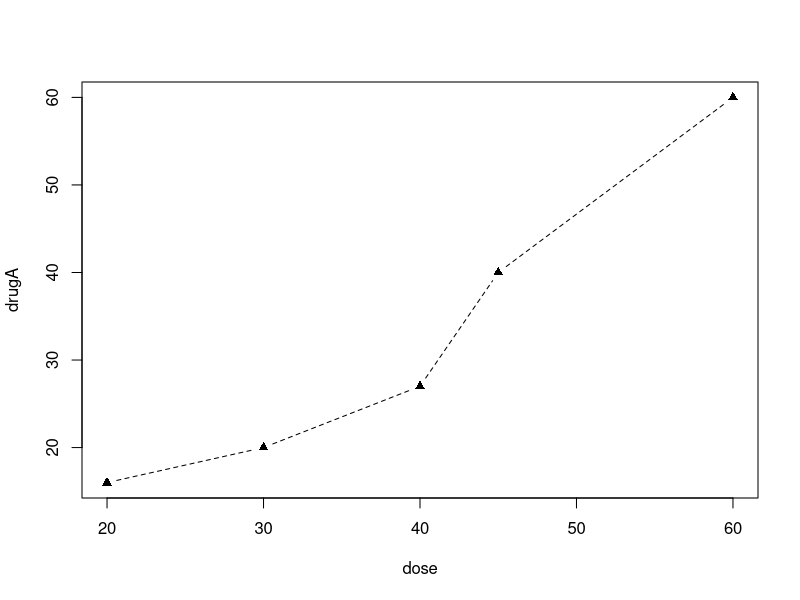
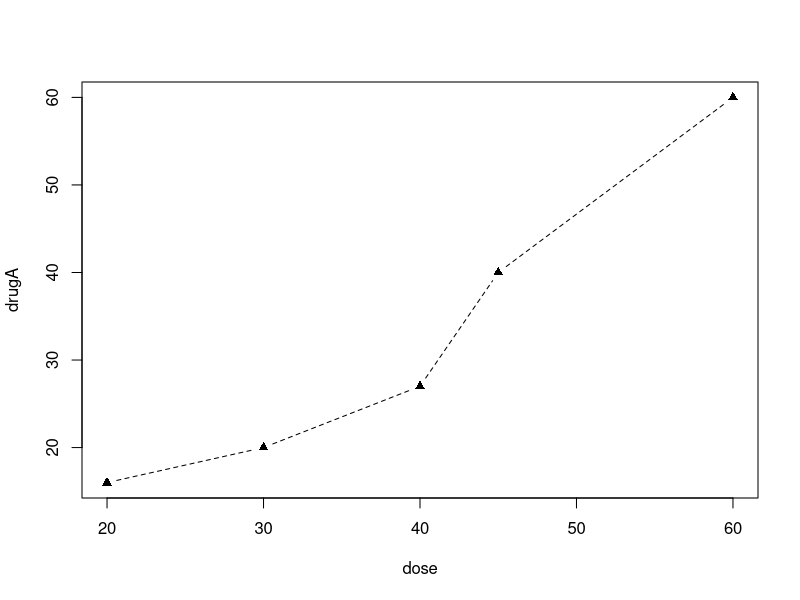
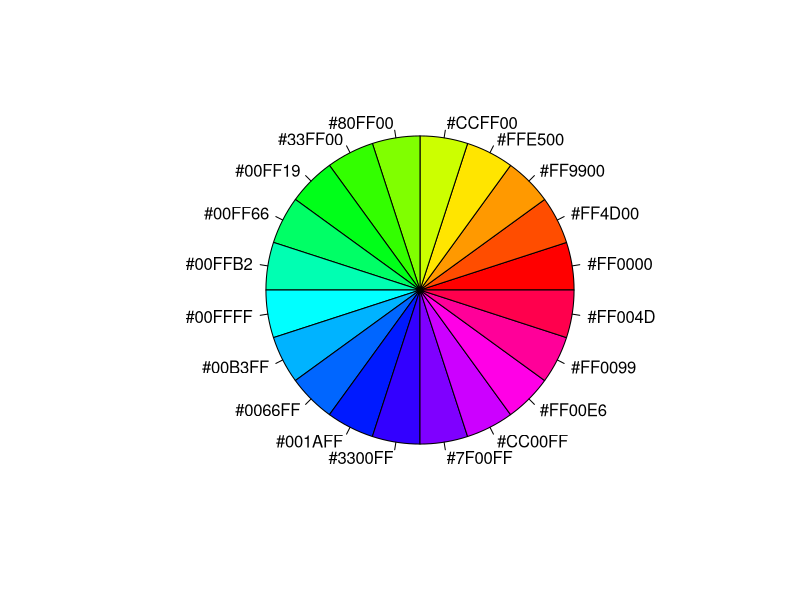
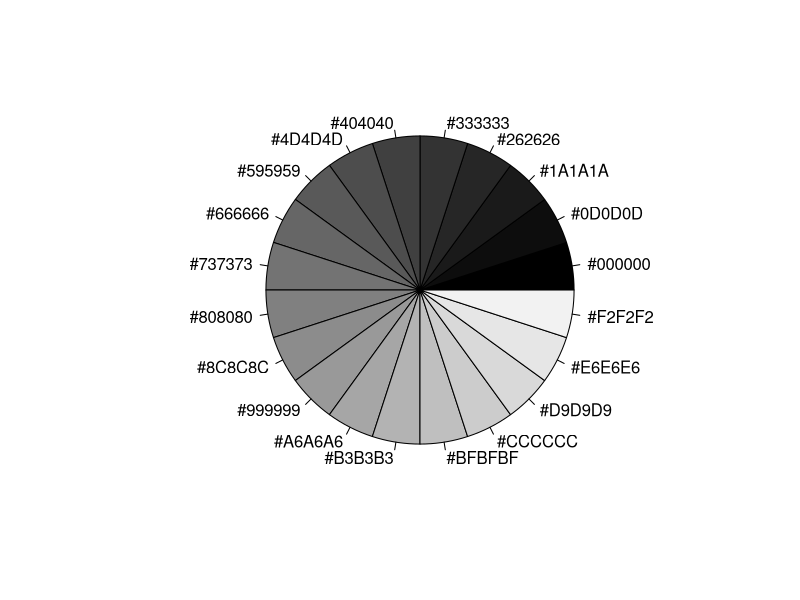
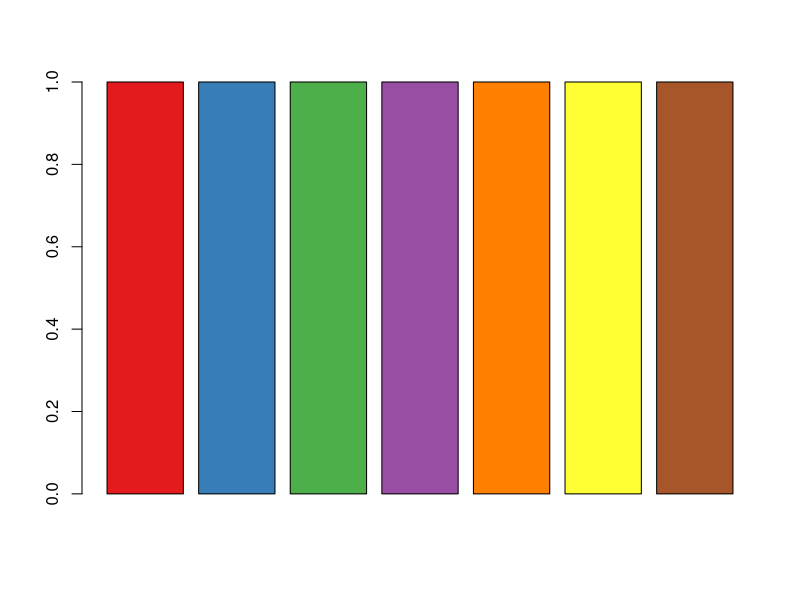
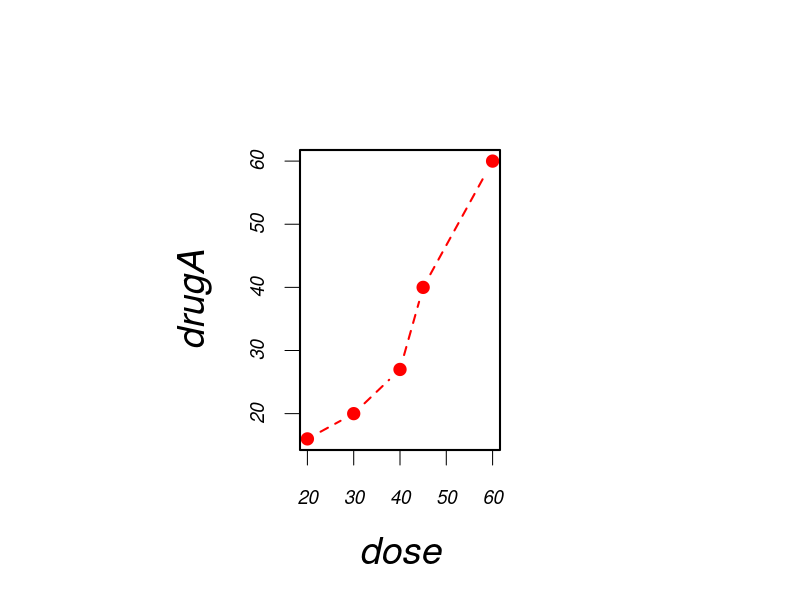
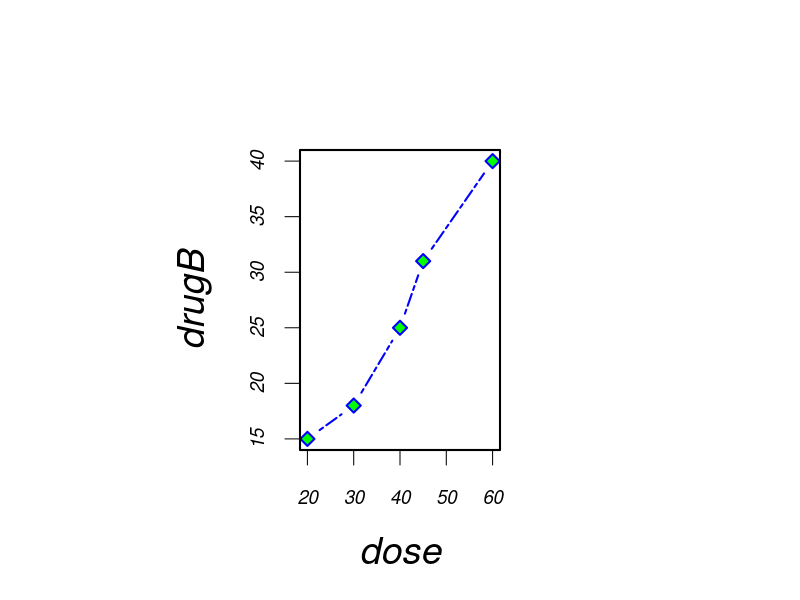
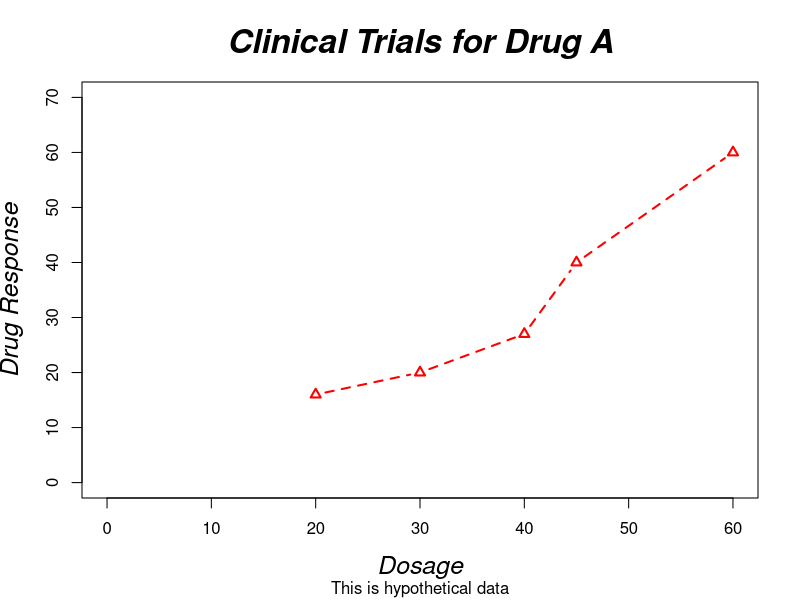

Recreate these plots in R, in order.
# data from 3.2
dose <- c(20, 30, 40, 45, 60)
drugA <- c(16, 20, 27, 40, 60)
drugB <- c(15, 18, 25, 31, 40)

# using "par"
opar <- par(no.readonly = TRUE)
par(lty = 2, pch = 17)
plot(dose, drugA, type = "b")
par(opar)

# inline
plot(dose, drugA, type = "b", lty = 2, pch = 17)

# color scales, out-of-the-box

n <- 20
mycolors <- rainbow(n)
pie(rep(1, n), labels = mycolors, col = mycolors)
mygrays <- gray(0:n / n)
pie(rep(1, n), labels = mygrays, col = mygrays)

# R Color Brewer
library(RColorBrewer)

n <- 7
mycolors <- brewer.pal(n, "Set1")
barplot(rep(1, n), col = mycolors)

# 3.3.3, Text Characteristics

par(font.lab = 3, cex.lab = 1.5, font.main = 4, cex.main = 2)


opar <- par(no.readonly = TRUE)
par(pin = c(2, 3))
par(lwd = 2, cex = 1.5)
par(cex.axis = .75, font.axis = 3)
plot(dose, drugA, type = "b", pch = 19, lty = 2, col = "red")
plot(dose, drugB, type = "b", pch = 23, lty = 6, col = "blue", bg = "green")
par(opar)

# 3.4, text, customized axes and legends

plot(dose, drugA, type = "b",
  col = "red", lty = 2, pch = 2, lwd = 2,
  main = "Clinical Trials for Drug A",
  sub = "This is hypothetical data",
  xlab = "Dosage", ylab = "Drug Response",
  xlim = c(0, 60), ylim = c(0, 70))

x <- c(1:10)
y <- x
z <- 10 / x

# 3.4.2, Creative Axes
opar <- par(no.readonly = TRUE)

par(mar = c(5, 4, 4, 8) + 0.1)
plot(x, y, type = "b",
  pch = 21, col = "red",
  yaxt = "n", lty = 3, ann = FALSE)

lines(x, z, type = "b", pch = 22, col = "blue", lty = 2)

axis(2, at = x, labels = x, col.axis = "red", las = 2)

axis(4, at = z, labels = round(z, digits = 2),
  col.axis = "blue", las = 2, cex.axis = 0.7, tck = -0.01)

mtext("y=1/x", side = 4, lines = 3, cex.lab = 1, las = 2, col = "blue")

title("An Example of Creative Axes",
   xlab = "X Values",
   ylab = "Y=X")

par(opar)

# 3.4.4, Legends

opar <- par(no.readonly = TRUE)
par(lwd = 2, cex = 1.5, font.lab = 2)
plot(dose, drugA, type = "b",
  pch = 15, lty = 1, col = "red", ylim = c(0, 60),
  main = "Drug A vs. Drug B",
  xlab = "Drug Dosage", ylab = "Drug Response")

lines(dose, drugB, type = "b",
   pch = 17, lty = 2, col = "gray")

library(Hmisc)

minor.tick(nx = 3, ny = 3, tick.ratio = 0.5)

legend("topleft", inset = 0.05, title = "Drug Type", c("A", "B"),
	lty = c(1, 2), pch = c(15, 17), col = c("red", "blue"))

par(opar)

# 3.4.6, Annotations
with(mtcars, {
	plot(wt, mpg,
		main = "Milage vs. Car Weight",
		xlab = "Weight", ylab = "Milage",
		pch = 18, col = "blue")
	text(wt, mpg,
		row.names(mtcars),
		cex = 0.6, pos = 4, col = "red")
})

# 3.5, Combining Graphs

with(mtcars, {
	opar <- par(no.readonly = TRUE)
	par(mfrow = c(2, 2))
	plot(wt, mpg, main = "Scatterplot of wt vs mpg")
	plot(wt, disp, main = "Scatterplot of wt vs disp")
	hist(wt, main = "Histogram of wt")
	boxplot(wt, main = "Boxplot of wt")
	par(opar)
})

with(mtcars, {
	opar <- par(no.readonly = TRUE)
	par(mfrow = c(3, 1))
	hist(wt)
	hist(mpg)
	hist(disp)
	par(opar)
})

with(mtcars, {
	layout(matrix(c(1, 1, 2, 3), 2, 2, byrow = TRUE),
			widths = c(3, 1), heights = c(1, 2))
	hist(wt)
	hist(mpg)
	hist(disp)
})

# 3.5.1, Figure Arrangment

with(mtcars, {
	opar = par(no.readonly = TRUE)

	par(fig = c(0, 0.8, 0, 0.8))
	plot(mtcars$mpg, mtcars$wt,
		xlab = "Miles Per Gallon",
		ylab = "Car Weight")

	par(fig = c(0, 0.8, 0.55, 1), new = TRUE)
	boxplot(mtcars$mpg, horizontal = TRUE, axes = FALSE)

	par(fig = c(0.65, 1, 0, 0.8), new = TRUE)
	boxplot(mtcars$wt, axes = FALSE)

	mtext("Enhanced Scatterplot", side = 3, outer = TRUE, line = -3)

	par(opar)
})
